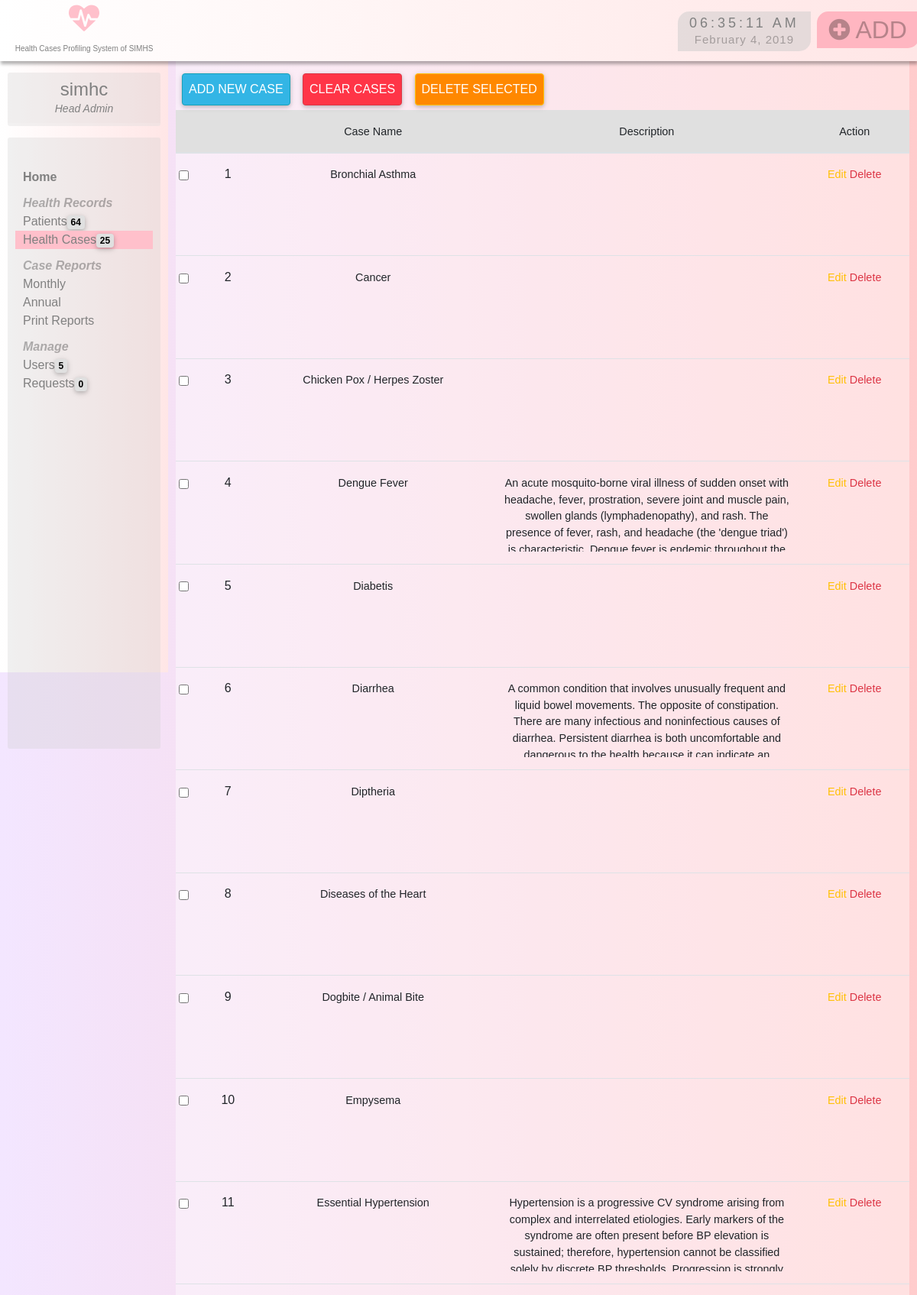
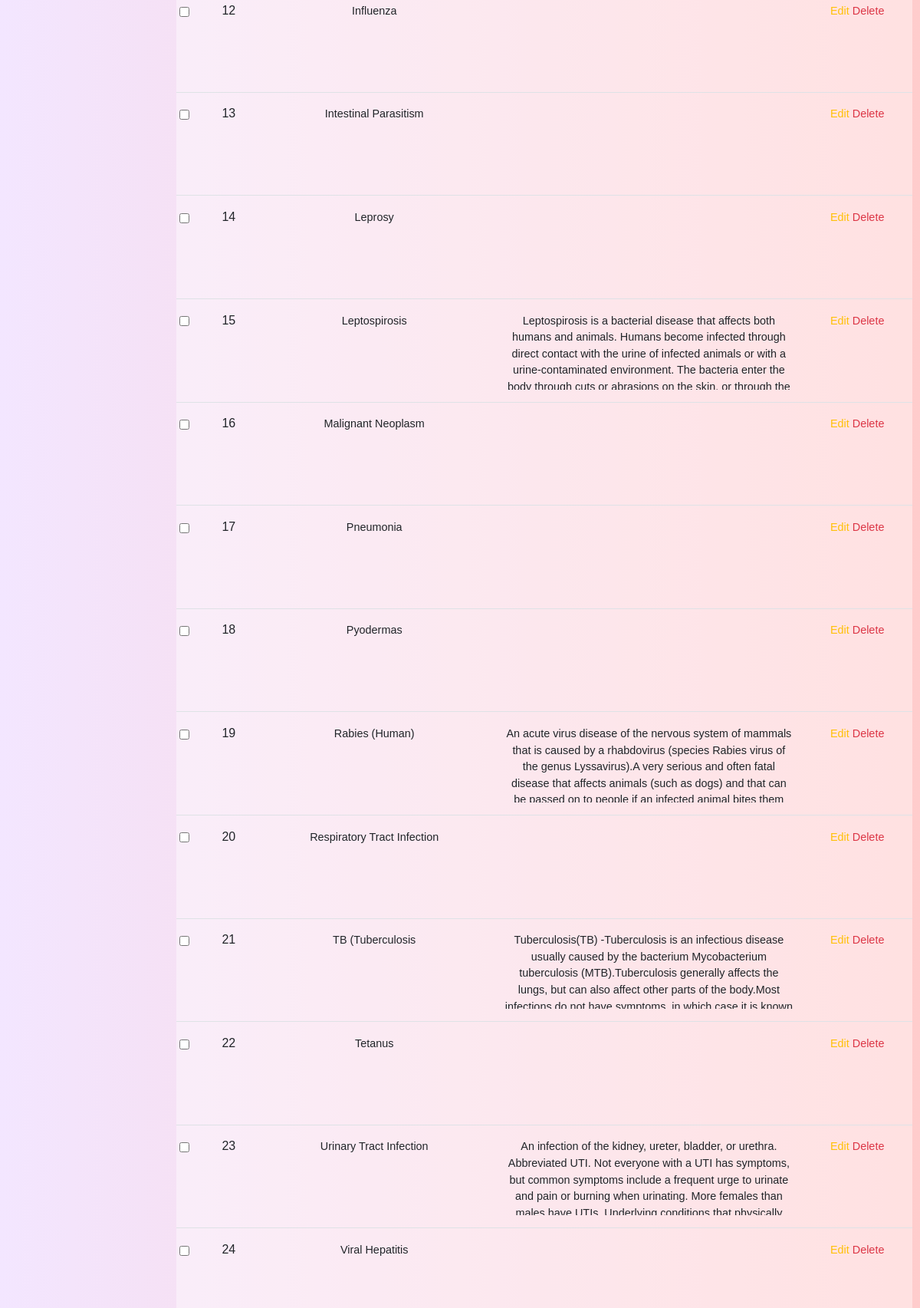
Screenshot of /hcaps/assets/admin/hcases.php (signed in, upper part) with the database file from the repository (2 pictures, top to bottom).
### tables this page shows
CREATE TABLE `role_tbl` (
  `role_id` varchar(20) NOT NULL,
  `role_name` varchar(50) NOT NULL,
  `brgyid` int(11) DEFAULT NULL
);

CREATE TABLE `hcases_tbl` (
  `hcase_id` int(11) NOT NULL,
  `hcase_name` varchar(255) NOT NULL,
  `hcase_desc` text
);

### hcaps/assets/admin/notifcount.php (called while the page is built, shortened)
<?php
$q1="SELECT COUNT(req_id) AS 'count' FROM requests_tbl WHERE date_requested BETWEEN (NOW() - INTERVAL 7 DAY) AND NOW()";
$result = $dbConn->query($q1);
	while($row = $result->fetch(PDO::FETCH_ASSOC)) {
	$reqcount=$row['count'];
	}
$q2="SELECT COUNT(user_id) AS 'count' FROM user_tbl";
$result = $dbConn->query($q2);
	while($row = $result->fetch(PDO::FETCH_ASSOC)) {
	$usercount=$row['count'];
	}
$q3="SELECT COUNT(per_id) AS 'count' FROM persons_tbl";
$result = $dbConn->query($q3);
	while($row = $result->fetch(PDO::FETCH_ASSOC)) {
	$patcount=$row['count'];
	}
$q4="SELECT COUNT(hcase_id) AS 'count' FROM hcases_tbl";
$result = $dbConn->query($q4);
	while($row = $result->fetch(PDO::FETCH_ASSOC)) {
	$casecount=$row['count'];
	}
?>

### hcaps/assets/admin/server.php (called while the page is built, shortened)
<?php
include("conn_config.php");
include("notifcount.php");
?>

### hcaps/assets/admin/hcases.php (the view, shortened to what this page needs)
<?php
include("default.php");
$result ="SELECT * FROM hcases_tbl ORDER BY hcase_name ASC";
?>
	<section id="doccontent">
	<div id="div1">
	<form action="hcases_deleteSelected.php" method="post">
	<div>
	<a class="ml-2 p-2 btn btn-info" id="addcase">Add New Case</a>
	<a class="p-2 btn btn-danger" href="hcases_clearAll.php" onclick="return confirm('Are you sure you want to delete all health cases?')">Clear Cases</a>
	<button class="p-2 btn btn-warning" type="submit" onclick="return confirm('Are you sure you want to delete all records?')"/>Delete Selected</button>
	</div>
    <table style="text-align: center;" class="table">
    <tr bgcolor='#CCCCCC'>
        <thead  class="grey lighten-2">
        <th> </th>
        <th> </th>
        <th>Case Name</th>
        <th>Description</th>
        <th>Action</th>
            </thead>
    </tr>
    <?php
    $count=0;
    foreach ($dbConn->query($result) as $row) {
        $count++;
        echo '<tr>';
        echo "<td class='pr-0'><center><input class=\"form-check-input\" type=\"checkbox\" name=\"selector[]\"value=".$row['hcase_id']."?></center></td>";
        echo "<td><h6>".$count."</h6/td>";
        echo "<td>".$row['hcase_name']."</td>";
        echo '<td style="width:400px;"><div style="height:100px; overflow-y:auto;">'.$row['hcase_desc'].'</div></td>';
        echo "<td>
        <a class=\"text-warning\" href=\"hcases_update1.php?hcase_id=$row[hcase_id]\">Edit</a>
        <a class=\"text-danger\" href=\"hcases_delete.php?hcase_id=$row[hcase_id]\" onClick=\"return confirm('Are you sure you want to delete?')\">Delete</a></td></tr>";
    }
    ?>
    </table>
 </form>
	</div>
	</section>
	</main>
</body>
</html>

### hcaps/assets/admin/default.php (shortened to what this page needs)
<?php
include('server.php');
$sessionname = $_SESSION['username'];
$getrolename = "SELECT role_name FROM user_tbl, role_tbl WHERE user_tbl.reqrole_id=role_tbl.role_id AND username='$sessionname'";
	$result = $dbConn->query($getrolename);
 	while($row = $result->fetch(PDO::FETCH_ASSOC)) {
 	 $rolename=$row['role_name'];
	}
?>
<!DOCTYPE html>
<html>
<head>
	<link rel="stylesheet" type="text/css" href="../css/bootstrap.min.css">
    <link rel="stylesheet" type="text/css" href="../css/mdb.css">
    <link rel="stylesheet" type="text/css" href="../css/mdb.min.css">
    <link rel="stylesheet" type="text/css" href="../css/bootstrap.min.css">
    <link rel="stylesheet" type="text/css" href="../css/font-awesome.min.css">
   	<link rel="stylesheet" type="text/css" href="../css/mystyle.css">
</head>
<body class="scrollbar-night-fade">
	<main>
		<header class="header">
     		<nav class="col-md-12 topnav p-0 navbar-expand-lg navbar-light tngradient">
     			<div class="logo">
 					<h1 style="text-align: center;"><i style="color: pink" class="fa fa-heartbeat" aria-hidden="true"></i></h1>
 					<p>Health Cases Profiling System of SIMHS</p>
 				</div>
	     		<div class="topnav-holder col-md-11">
	     			<ul class="nav">
				    <li class="nav-item col-md-6">
				    </li>
				    <li class="nav-item">
				      <div class="datetime col-md-12">
				      	<p id="timeholder"></p>
				      	<p id="dateholder"></p>
				      </div>
				    </li>
					<li class="nav-item">
				      <a class="add pt-0 pb-0 ml-2 mb-0 nav-link" data-toggle="tooltip" title="Add Health Case" data-placement="bottom"><i class="fa fa-plus-circle" aria-hidden="true"></i> ADD</a>
				    </li>
				 	</ul>
	     		</div>
     		</nav>
		</header>
		<aside>
			<div class="sidebar tngradient">
				<div class="div userprofile row">
					<div class="p-0 col-md-12" style="background-color: ;">
					<center><h4 class="pt-2 m-0"><?php echo $_SESSION['username']; ?></h4><p class="rolename"><?php echo $rolename;?></p></center>
					</div>
				</div>
				<div class="div listholder scrollbar-night-fade">
					<label class="sidebar-main home"><a name="home" id="home" href="dashboard.php">Home</a></label>
					<label class="sidebar-main" href="#">Health Records</label>
					<div class="sidebar-tab">
						<a name="patient" id="patient" href="patient.php">Patients<span class="badge badge-light"><?php echo $patcount;  ?></span></a>
						<a name="hcases" id="hcases" href="hcases.php">Health Cases<span class="badge badge-light"><?php echo $casecount;  ?></span></a>
					</div>
					<label class="sidebar-main" href="#">Case Reports</label>
					<div class="sidebar-tab">
						<a href="monthlyrep_tbl.php" id="month">Monthly</a>
						<a href="annualrep_tbl.php" id="yearly2">Annual</a>
						<a id="prints" href="printpage.php">Print Reports</a>
					</div>
					<label class="sidebar-main" href="#"> Manage</label>
					<div class="sidebar-tab">
						<a name="users" id="users" href="users.php">Users<span class="badge badge-light"><?php echo $usercount;  ?></span></a>
						<a name="users" id="reqs" href="requests.php">Requests<span class="badge badge-light"><?php echo $reqcount;  ?></span></a>
					</div>
				</div>
			</div>
		</aside>

### hcaps/assets/css/mystyle.css (style rules this page uses)
body { font-family: 'Poppins', sans-serif; background: linear-gradient(90deg, #f3e6ff 0%, #ffcccc 100%); height: 100%; overflow-y: auto; overflow-x: hidden; }
.topnav { position: fixed; top: 0; left: 0; height: 80px; box-shadow: 1px 4px 4px 0px rgba(0.3, 0, 0.5, 0.3); color: white; z-index: 999; }
.tngradient { background: linear-gradient(to right, #ffff 0%, #ffe6e6 100%); }
.logo { width: 220px; height: 80px; position: relative; }
.logo p { text-align: center; font-size: 10px; color: gray; }
.topnav-holder { padding: 0; padding-top: 15px; position: fixed; top:0; left: 220px; height: 80px; color: rgba(13, 13, 13, 0.3); }
.topnav-holder ul { justify-content: center; }
.nav a, .topnav-holder .nav-link { text-decoration: none; color: white; font-family: Arial; font-size: 18px; }
.nav .add { background-color: lightpink; border-bottom-right-radius: 15px; border-top-left-radius: 15px; font-size: 32px; }
.datetime { background-color: rgba(204, 204, 204, 0.5); border-bottom-right-radius: 15px; border-top-left-radius: 15px; padding: 15px; text-align: center; font-family: Arial; font-size: 18px; }
.datetime p { line-height: 1px; margin: 0; }
#timeholder { color: gray; letter-spacing: 4px; }
#dateholder { margin-top: 20px; font-size: 15px; letter-spacing: 1px; }
.sidebar { padding: 0 10px; height: 100vh; width: 220px; position: fixed; left: 0; top: 80px; bottom :0; float: left; color: gray; z-index: 2; background-color: rgb(38, 38, 38); }
.sidebar .div { margin-top: 15px; width: 100%; background-color: rgba(204, 204, 204, 0.3); border-radius: 3px; }
.activetab { background-color: pink; }
.userprofile { height: 70px; border-bottom: 4px solid rgba(255,255,255,0.1); }
.userprofile.row { margin-left: 0; }
.rolename { font-style: italic; font-size: 14px; }
.sidebar-main { padding-left: 10px; text-decoration: none; color:rgba(13, 13, 13, 0.3); display: block; margin-top:10px; margin-bottom: 0; font-weight: bolder; }
.sidebar-main a { text-decoration: none; color: gray; }
.sidebar-main:not(.home) { font-style: italic; }
.sidebar-tab a { text-decoration: none; color: gray; display: block; margin-top: 0; padding-left: 10px; position: relative; width: 100%; list-style: none; }
.listholder { height: 100%; overflow-y: auto; padding: 30px 10px 200px 10px; font-size: 16px; }
.sidebar-tab a:before { content: ''; position: absolute; top: 0; left: 0; z-index: -1; height: 100%; width: 0px; background-color: #ffcce6; -webkit-transition: width .2s ease-in; -moz-transition: width .2s ease-in; -ms-transition: width .2s ease-in; transition: width .2s ease-in; }
#doccontent { margin-top: 80px; margin-left: 230px; margin-right: 10px; padding-top: 10px; margin-bottom: 0; padding-bottom: 0; height: 100%; background-color: rgba(255,255,255,0.4); border-bottom-right-radius: 10px; border-bottom-left-radius: 10px; }

### rows the page displays
role_tbl: role_name "Head Admin"
hcases_tbl: hcase_name "Bronchial Asthma"
hcases_tbl: hcase_name "Cancer"
hcases_tbl: hcase_name "Chicken Pox / Herpes Zoster"
hcases_tbl: hcase_name "Dengue Fever", hcase_desc "An acute mosquito-borne viral illness of sudden onset with headache, fever, prostration, severe joint and muscle pain, swollen glands (lymphadenopathy), and rash. The presence of fever, rash, and headache (the 'dengue triad')…"
hcases_tbl: hcase_name "Diabetis"
hcases_tbl: hcase_name "Diarrhea", hcase_desc "A common condition that involves unusually frequent and liquid bowel movements. The opposite of constipation. There are many infectious and noninfectious causes of diarrhea. Persistent diarrhea is both uncomfortable and…"
hcases_tbl: hcase_name "Diptheria"
hcases_tbl: hcase_name "Diseases of the Heart"
hcases_tbl: hcase_name "Dogbite / Animal Bite"
hcases_tbl: hcase_name "Empysema"
hcases_tbl: hcase_name "Essential Hypertension", hcase_desc "Hypertension is a progressive CV syndrome arising from complex and interrelated etiologies. Early markers of the syndrome are often present before BP elevation is sustained; therefore, hypertension cannot be classified…"
hcases_tbl: hcase_name "Influenza"
hcases_tbl: hcase_name "Intestinal Parasitism"
hcases_tbl: hcase_name "Leprosy"
hcases_tbl: hcase_name "Leptospirosis", hcase_desc "Leptospirosis is a bacterial disease that affects both humans and animals. Humans become infected through direct contact with the urine of infected animals or with a urine-contaminated environment. The bacteria enter the…"
hcases_tbl: hcase_name "Malignant Neoplasm"
hcases_tbl: hcase_name "Pneumonia"
hcases_tbl: hcase_name "Pyodermas"
hcases_tbl: hcase_name "Rabies (Human)", hcase_desc "An acute virus disease of the nervous system of mammals that is caused by a rhabdovirus (species Rabies virus of the genus Lyssavirus).A very serious and often fatal disease that affects animals (such as dogs) and that can…"
hcases_tbl: hcase_name "Respiratory Tract Infection"
hcases_tbl: hcase_name "TB (Tuberculosis", hcase_desc "Tuberculosis(TB) -Tuberculosis is an infectious disease usually caused by the bacterium Mycobacterium tuberculosis (MTB).Tuberculosis generally affects the lungs, but can also affect other parts of the body.Most…"
hcases_tbl: hcase_name "Tetanus"
hcases_tbl: hcase_name "Urinary Tract Infection", hcase_desc "An infection of the kidney, ureter, bladder, or urethra. Abbreviated UTI. Not everyone with a UTI has symptoms, but common symptoms include a frequent urge to urinate and pain or burning when urinating. More females than…"
hcases_tbl: hcase_name "Viral Hepatitis"

### other values shown
$_SESSION['username'] "simhc"
$patcount "64"
$casecount "25"
$usercount "5"
$reqcount "0"
